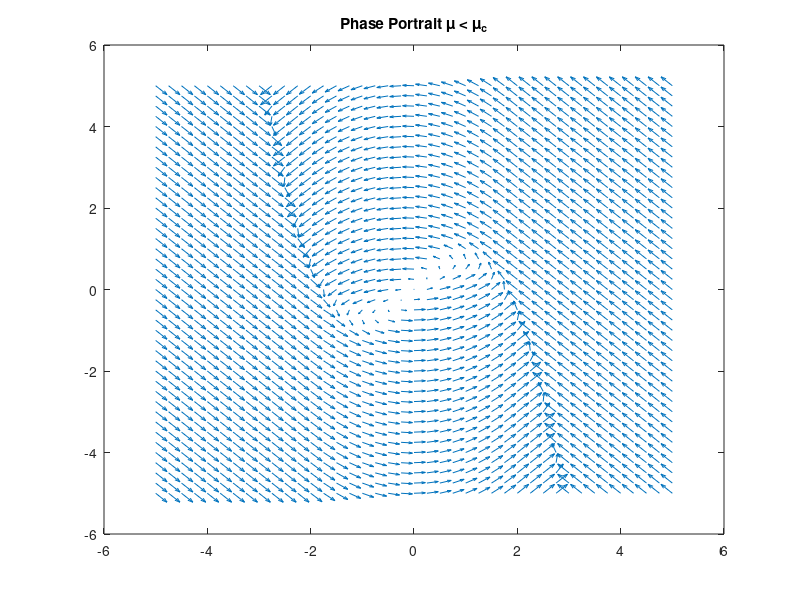
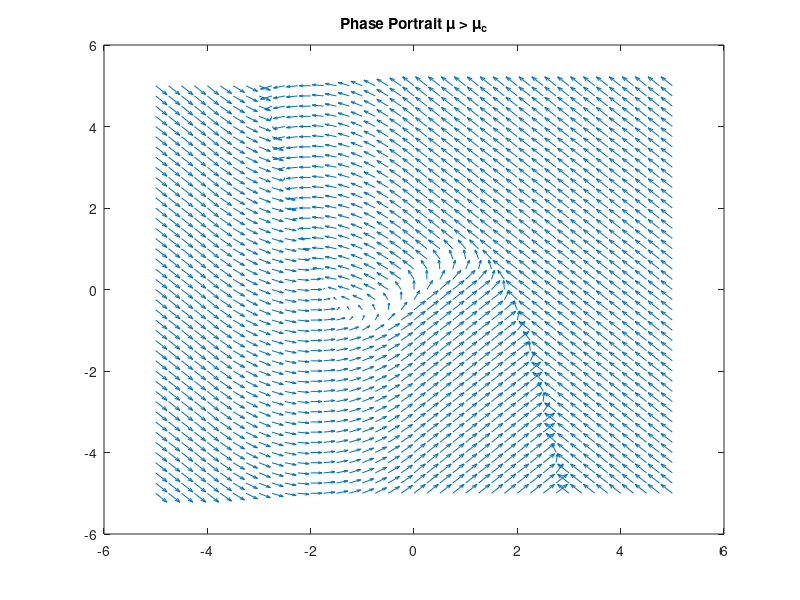
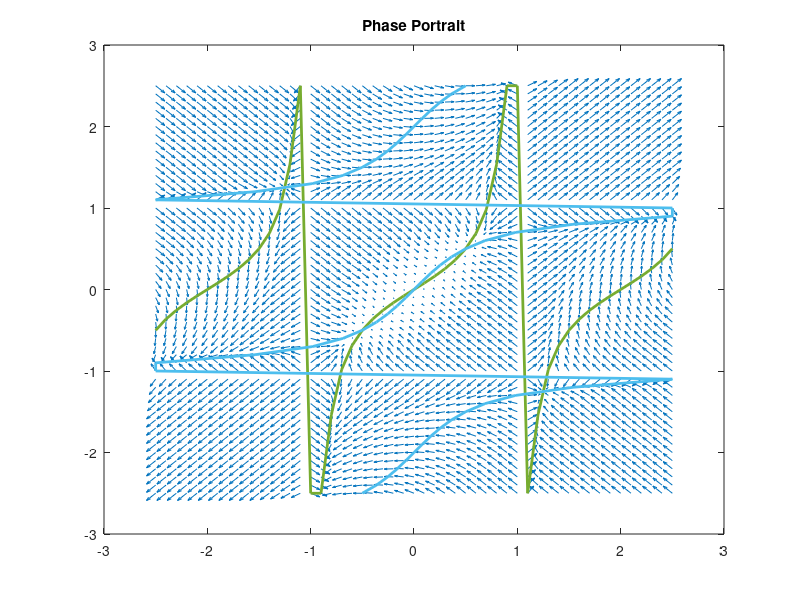
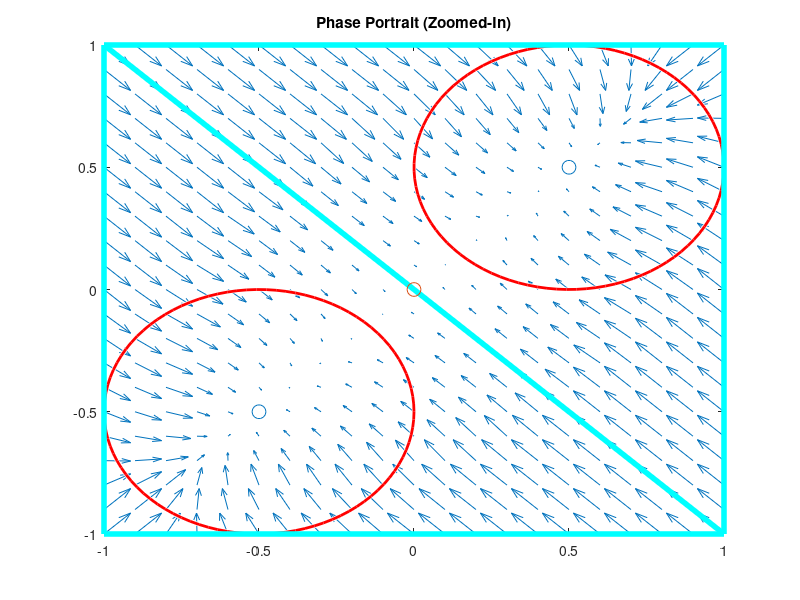

MATLAB code for these plots, in order:
% MECH 6313 - Exam

clear
close all

pblm1 = true;
pblm2 = true;
pblm3 = false;
pblm4 = false;
pblm5 = false;
pblm6 = false;

if pblm1
%% Problem 1

satVal = 2;

tau = 0.25;
mu = 0.1;
% Phase Plot 1
figure('position',[0,0,1200,1000])
xmax = 5;
ymax = 5;
xmin = -5;
ymin = -5;
xstep = 0.25;
ystep = xstep;

[X,Y] = meshgrid(xmin:xstep:xmax,ymin:ystep:ymax);
DX = max(min((X - (X.^3)/3 - Y)/tau, satVal), -satVal);
DY = max(min(X + mu, satVal), -satVal);

quiver(X,Y,DX,DY)
title('Phase Portrait \mu < \mu_c')
hold on
% x = [xmin:xstep:xmax];
% y = max(min(1/2*tan(pi/2 * x), xmax), xmin);
% plot(x,y, 'LineWidth', 2)
% plot(y,x, 'LineWidth', 2)
saveas(gcf,[pwd,'\Exam\fig\pblm1_phaseplot_mu01.png'])



% tau = 0.1;
mu = 2;
% Phase Plot 2
figure('position',[0,0,1200,1000])
% xmax = 1;
% ymax = xmax;
% xmin = -1.5*xmax;
% ymin = xmin;
% xstep = 0.5;
% ystep = xstep;

[X,Y] = meshgrid(xmin:xstep:xmax,ymin:ystep:ymax);
DX = max(min((X - (X.^3)/3 - Y)/tau, satVal), -satVal);
DY = max(min(X + mu, satVal), -satVal);

quiver(X,Y,DX,DY)
title('Phase Portrait \mu > \mu_c')
hold on
% x = [xmin:xstep:xmax];
% y = max(min(1/2*tan(pi/2 * x), xmax), xmin);
% plot(x,y, 'LineWidth', 2)
% plot(y,x, 'LineWidth', 2)
saveas(gcf,[pwd,'\Exam\fig\pblm1_phaseplot_mu2.png'])


end

if pblm2
%% Problem 2
solveEqPnt = false;
phasePlt = true;
linSysCalc = false;


if solveEqPnt
% --------------------------------------------
% Equalibrium Points
syms x1 x2
eq1 = 0 == -1/2 * tan(pi*x1/2) + x2;
eq2 = 0 == x1 -1/2 * tan(pi*x1/2);


[x1_eq, x2_eq] = vpasolve([eq1, eq2], [x1,x2]);

eq3 = x1 == 1/2 * tan(pi*x1/2);

x3_eq = solve(eq3, x1);
end

if phasePlt
% ----------------------------------------------
% Phase Plot 1
figure('position',[0,0,1200,1000])
xmax = 2.5;
ymax = xmax;
xmin = -xmax;
ymin = -ymax;
xstep = 0.1;
ystep = xstep;

[X,Y] = meshgrid(xmin:xstep:xmax,ymin:ystep:ymax);
DX = max(min(-1/2 * tan(pi*X/2) + Y, 1), -1);
DY = max(min(-1/2 * tan(pi*Y/2) + X, 1), -1);

quiver(X,Y,DX,DY)
title('Phase Portrait')
hold on
x = [xmin:xstep:xmax];
y = max(min(1/2*tan(pi/2 * x), xmax), xmin);
plot(x,y, 'LineWidth', 2)
plot(y,x, 'LineWidth', 2)
saveas(gcf,[pwd,'\Exam\fig\pblm2_phaseplot.png'])


% Phase Plot 2
figure('position',[0,0,1200,1000])
xmax = 1;
ymax = xmax;
xmin = -xmax;
ymin = -ymax;
xstep = 0.1;
ystep = xstep;

[X,Y] = meshgrid(xmin:xstep:xmax,ymin:ystep:ymax);
DX = max(min(-1/2 * tan(pi*X/2) + Y, 1), -1);
DY = max(min(-1/2 * tan(pi*Y/2) + X, 1), -1);

quiver(X,Y,DX,DY)
title('Phase Portrait (Zoomed-In)')
hold on
% Region of Attraction
viscircles([[0.5,0.5;-0.5,-0.5]],[0.5,0.5])
x=[-1,-1,1,1,-1,1];
y=[1,-1,-1,1,1,-1];
plot(x,y,'c','LineWidth',4)
% Eq-Points
scatter([-0.5,0.5],[-0.5,0.5],100,'rp')
scatter([0],[0],100,'kp')
saveas(gcf,[pwd,'\Exam\fig\pblm2_phaseplot_origin.png'])


% Phase Plot 3
figure('position',[0,0,1200,1000])
xmax = 4;
ymax = xmax;
xmin = -xmax;
ymin = -ymax;
xstep = 0.1;
ystep = xstep;

[X,Y] = meshgrid(xmin:xstep:xmax,ymin:ystep:ymax);
DX = max(min(-1/2 * tan(pi*X/2) + Y, 1), -1);
DY = max(min(-1/2 * tan(pi*Y/2) + X, 1), -1);

quiver(X,Y,DX,DY)
title('Phase Portrait (Zoomed-Out)')
hold on
x = [xmin:xstep:xmax];
y = max(min(1/2*tan(pi/2 * x), xmax), xmin);
plot(x,y, 'LineWidth', 2)
plot(y,x, 'LineWidth', 2)
saveas(gcf,[pwd,'\Exam\fig\pblm2_phaseplot_zoomOut.png'])
end



if linSysCalc
% -------------------------------------------------
% Linearized System Calc
sys2a = nlsys(@pblm2a)
syms x1 x2
linsys2a_sym = sys2a.linearize([x1;x2])
linsys2_0 = sys2a.linearize([0;0])
eig(linsys2_0)
linsys2_p05 = sys2a.linearize([0.5;0.5])
eig(linsys2_p05)
linsys2_n05 = sys2a.linearize([-0.5;-0.5])
eig(linsys2_n05)
linsys2_p1p1 = sys2a.linearize([1;1])
linsys2_n1n1 = sys2a.linearize([-1;-1])
linsys2_p1n1 = sys2a.linearize([1;-1])
linsys2_p125n125 = sys2a.linearize([1.25;-1.25])
eig(linsys2_p125n125)
linsys2_n1p1 = sys2a.linearize([-1;1])
linsys2_n125p125 = sys2a.linearize([-1.25;1.25])
eig(linsys2_n125p125)
end


end

if pblm3
%% Problem 3
end

if pblm4
%% Problem 4
end

if pblm5
%% Problem 5

syms x1 x2
eq1 = 0 == -x1 + x2^3 + 1;
eq2 = 0 == -4*x1^2 + 3*x2;
solve([eq1,eq2],[x1,x2])

sys5 = nlsys(@pblm5a)

% Phase Plot 2
figure()
xmax = 5;
ymax = xmax;
xmin = -xmax;
ymin = -ymax;
xstep = 0.1;
ystep = xstep;

[X,Y] = meshgrid(xmin:xstep:xmax,ymin:ystep:ymax);
DX = -X + Y^3 + 1%max(min(, 1), -1);
DY = -4*X^2 + 3*Y%max(min(, 1), -1);

quiver(X,Y,DX,DY)


end

if pblm6
%% Problem 6
sys6 = nlsys(@pblm6a)

linsys6 = sys6.linearize([0;0])


end


%% Local Functions
function y = pblm1a(x,u)
    % pblm1c function
    arguments
        x (2,:) = [0; 0];
        u (1,:) = 0;
    end
    
    % Array Sizes
    n = 2;
    p = 1;
    
    
    % Parameters
    tau = 0.1;
    mu = 0.9;
    
    
    % State Upadate Eqs
    y(1,1) = (x(1) - (x(1)^3)/3 - x(2))/tau;
    y(2,1) = x(1) + mu;
    
    if nargin == 0
        y = [n;p];
    end 
end

function y = pblm1b(x,u)
    % pblm1c function
    arguments
        x (2,:) = [0; 0];
        u (1,:) = 0;
    end
    
    % Array Sizes
    n = 2;
    p = 1;
    
    % Parameters
    tau = 0.1;
    mu = 1.1;
    
    
    % State Upadate Eqs
    y(1,1) = (x(1) - (x(1)^3)/3 - x(2))/tau;
    y(2,1) = x(1) + mu;
    
    if nargin == 0
        y = [n;p];
    end 
end


function y = pblm2b(x,u)
    % pblm1c function
    arguments
        x (2,:) = [0; 0];
        u (1,:) = 0;
    end
    
    % Array Sizes
    n = 2;
    p = 1;
    
    
    % State Upadate Eqs
    y(1,1) = -1/2 * tan(pi*x(1)/2) + x(2);
    y(2,1) = x(1) -1/2 * tan(pi*x(2)/2);
    
    if nargin == 0
        y = [n;p];
    end 
end

function y = pblm5a(x,u)
    % pblm1c function
    arguments
        x (2,:) = [0; 0];
        u (1,:) = 0;
    end
    
    % Array Sizes
    n = 2;
    p = 1;
    
    
    % State Upadate Eqs
    y(1,1) = -x(1) + x(2)^3 + 1;
    y(2,1) = -4*x(1)^2 + 3*x(2);
    
    if nargin == 0
        y = [n;p];
    end 
end


function y = pblm6a(x,u)
    % pblm1c function
    arguments
        x (2,:) = [0; 0];
        u (1,:) = 0;
    end
    
    % Array Sizes
    n = 2;
    p = 1;
    
    
    % State Upadate Eqs
    y(1,1) = x(2);
    y(2,1) = -(sin(x(1)) + 2) * (x(1) + x(2));
    
    if nargin == 0
        y = [n;p];
    end 
end